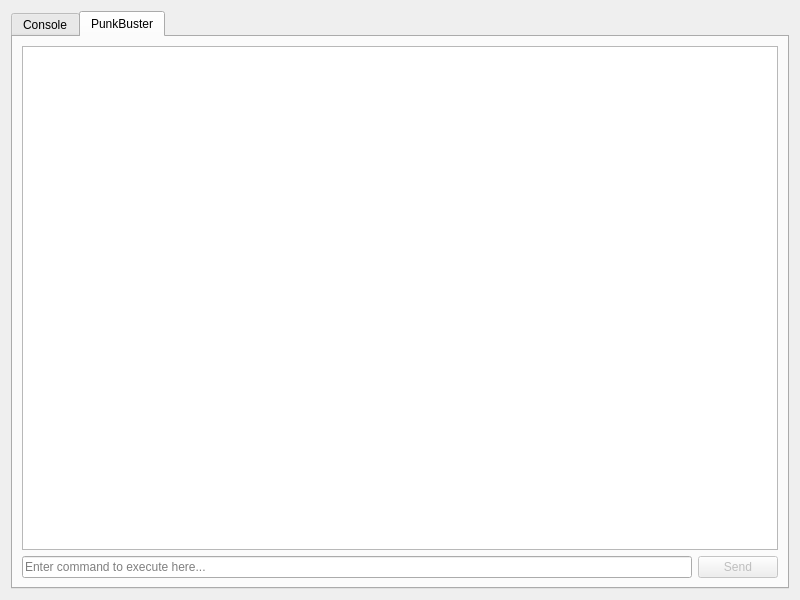
<?xml version="1.0" encoding="UTF-8"?>
<ui version="4.0">
 <class>ConsoleWidget</class>
 <widget class="QWidget" name="ConsoleWidget">
  <property name="geometry">
   <rect>
    <x>0</x>
    <y>0</y>
    <width>800</width>
    <height>600</height>
   </rect>
  </property>
  <layout class="QGridLayout" name="gridLayout">
   <item row="0" column="0">
    <widget class="QTabWidget" name="tabWidget_co">
     <property name="currentIndex">
      <number>1</number>
     </property>
     <property name="documentMode">
      <bool>false</bool>
     </property>
     <widget class="QWidget" name="tab_co_co">
      <attribute name="icon">
       <iconset resource="Frostbite.qrc">
        <normaloff>:/frostbite/icons/console.png</normaloff>:/frostbite/icons/console.png</iconset>
      </attribute>
      <attribute name="title">
       <string>Console</string>
      </attribute>
      <layout class="QGridLayout" name="gridLayout_10">
       <item row="1" column="0">
        <widget class="HistoryLineEdit" name="lineEdit_co_co">
         <property name="placeholderText">
          <string>Enter command to execute here...</string>
         </property>
         <property name="clearButtonEnabled">
          <bool>true</bool>
         </property>
        </widget>
       </item>
       <item row="1" column="1">
        <widget class="QPushButton" name="pushButton_co_co">
         <property name="enabled">
          <bool>false</bool>
         </property>
         <property name="text">
          <string>Send</string>
         </property>
        </widget>
       </item>
       <item row="0" column="0" colspan="2">
        <widget class="QTextEdit" name="textEdit_co_co">
         <property name="enabled">
          <bool>true</bool>
         </property>
         <property name="styleSheet">
          <string notr="true"/>
         </property>
         <property name="readOnly">
          <bool>true</bool>
         </property>
        </widget>
       </item>
      </layout>
     </widget>
     <widget class="QWidget" name="tab_co_pb">
      <attribute name="icon">
       <iconset resource="Frostbite.qrc">
        <normaloff>:/frostbite/icons/punkbuster.png</normaloff>:/frostbite/icons/punkbuster.png</iconset>
      </attribute>
      <attribute name="title">
       <string>PunkBuster</string>
      </attribute>
      <layout class="QGridLayout" name="gridLayout_11">
       <item row="0" column="0" colspan="2">
        <widget class="QTextEdit" name="textEdit_co_pb">
         <property name="readOnly">
          <bool>true</bool>
         </property>
        </widget>
       </item>
       <item row="1" column="0">
        <widget class="HistoryLineEdit" name="lineEdit_co_pb">
         <property name="placeholderText">
          <string>Enter command to execute here...</string>
         </property>
         <property name="clearButtonEnabled">
          <bool>true</bool>
         </property>
        </widget>
       </item>
       <item row="1" column="1">
        <widget class="QPushButton" name="pushButton_co_pb">
         <property name="enabled">
          <bool>false</bool>
         </property>
         <property name="text">
          <string>Send</string>
         </property>
        </widget>
       </item>
      </layout>
     </widget>
    </widget>
   </item>
  </layout>
 </widget>
 <customwidgets>
  <customwidget>
   <class>HistoryLineEdit</class>
   <extends>QLineEdit</extends>
   <header>HistoryLineEdit.h</header>
  </customwidget>
 </customwidgets>
 <resources>
  <include location="Frostbite.qrc"/>
 </resources>
 <connections/>
</ui>
